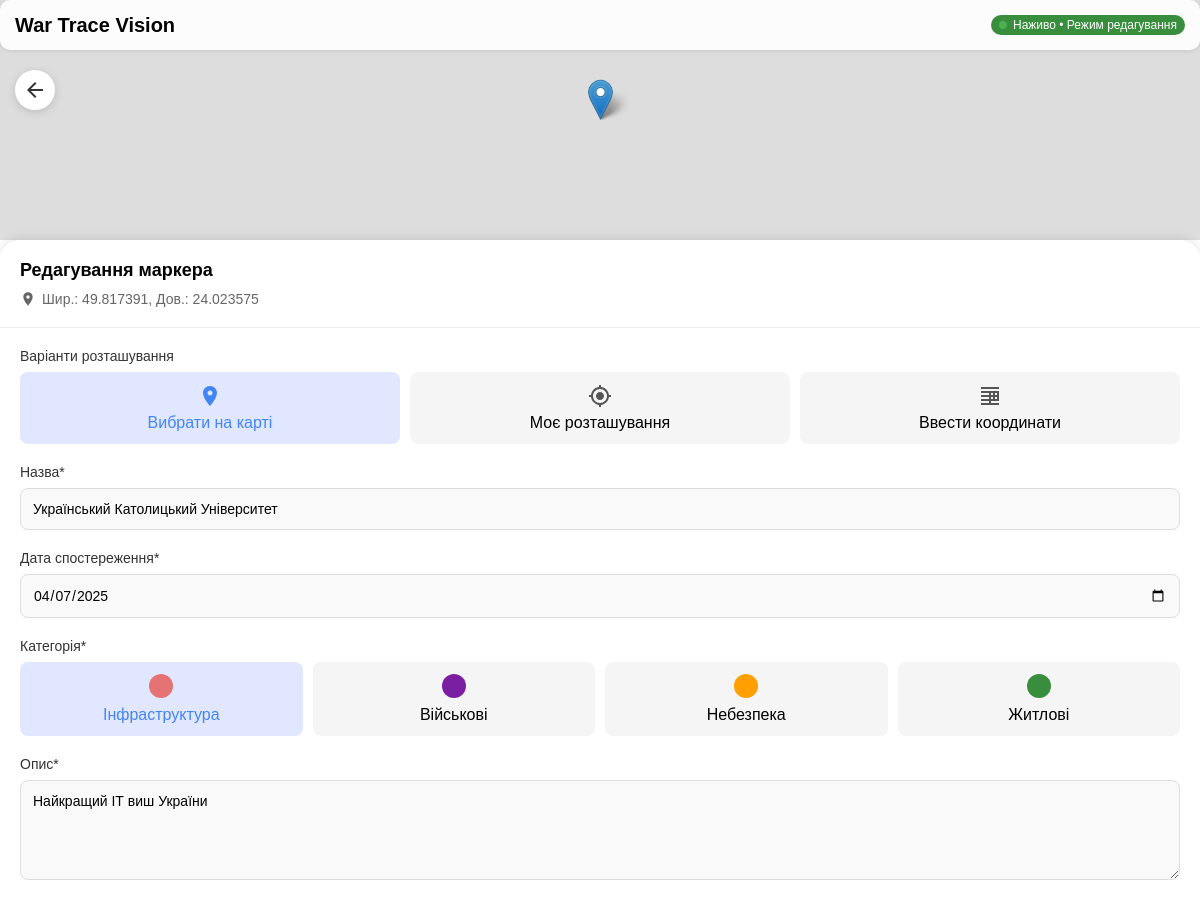
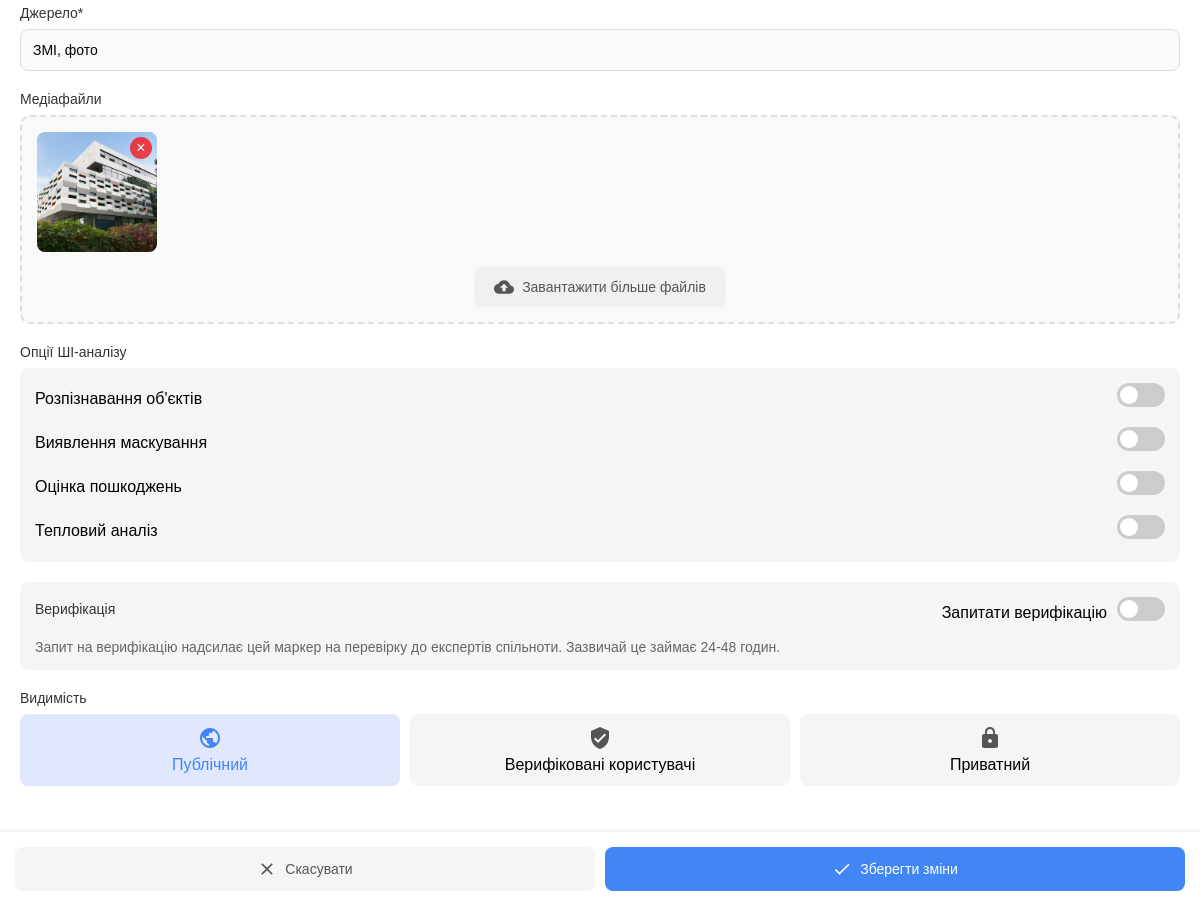
/content/marker/8/edit/ (signed in), run on an earlier commit of the app's database (2 pictures, top to bottom).
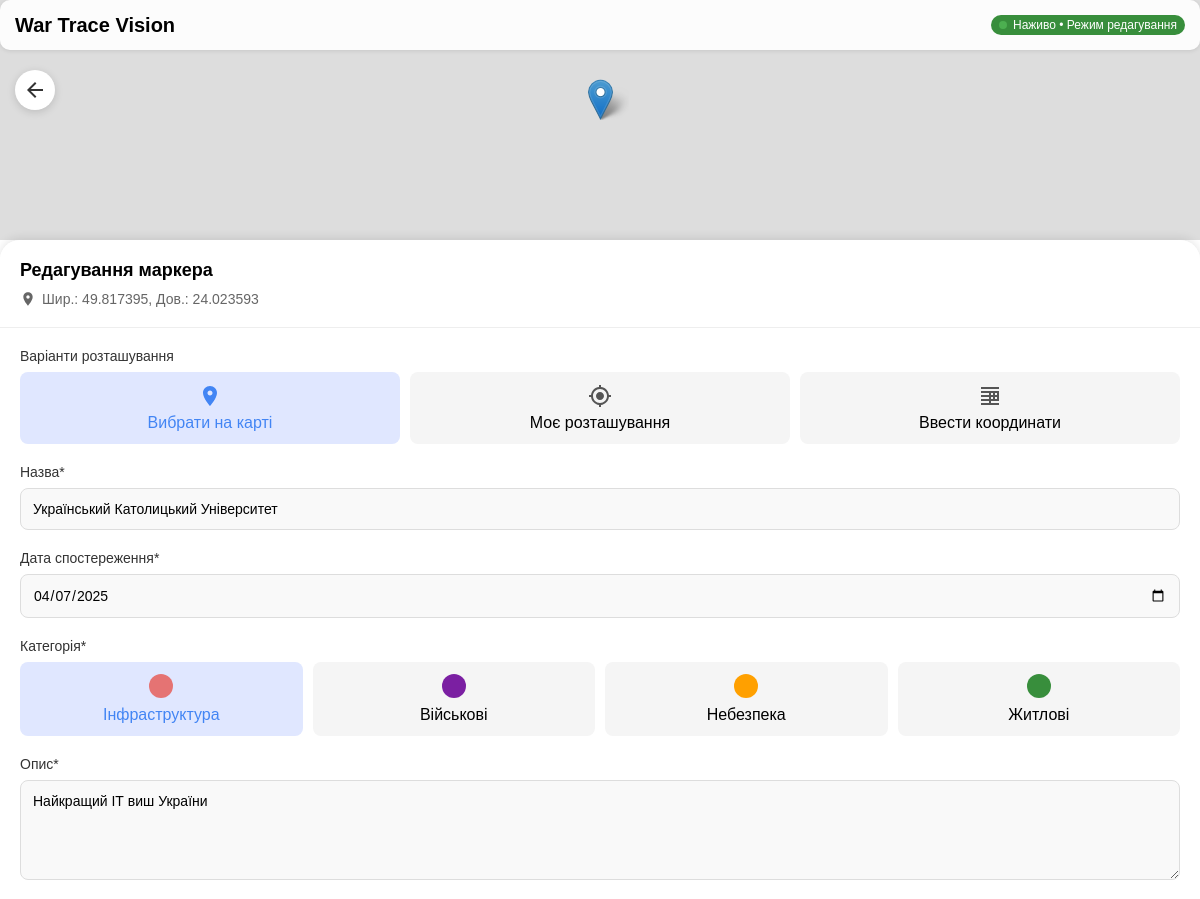
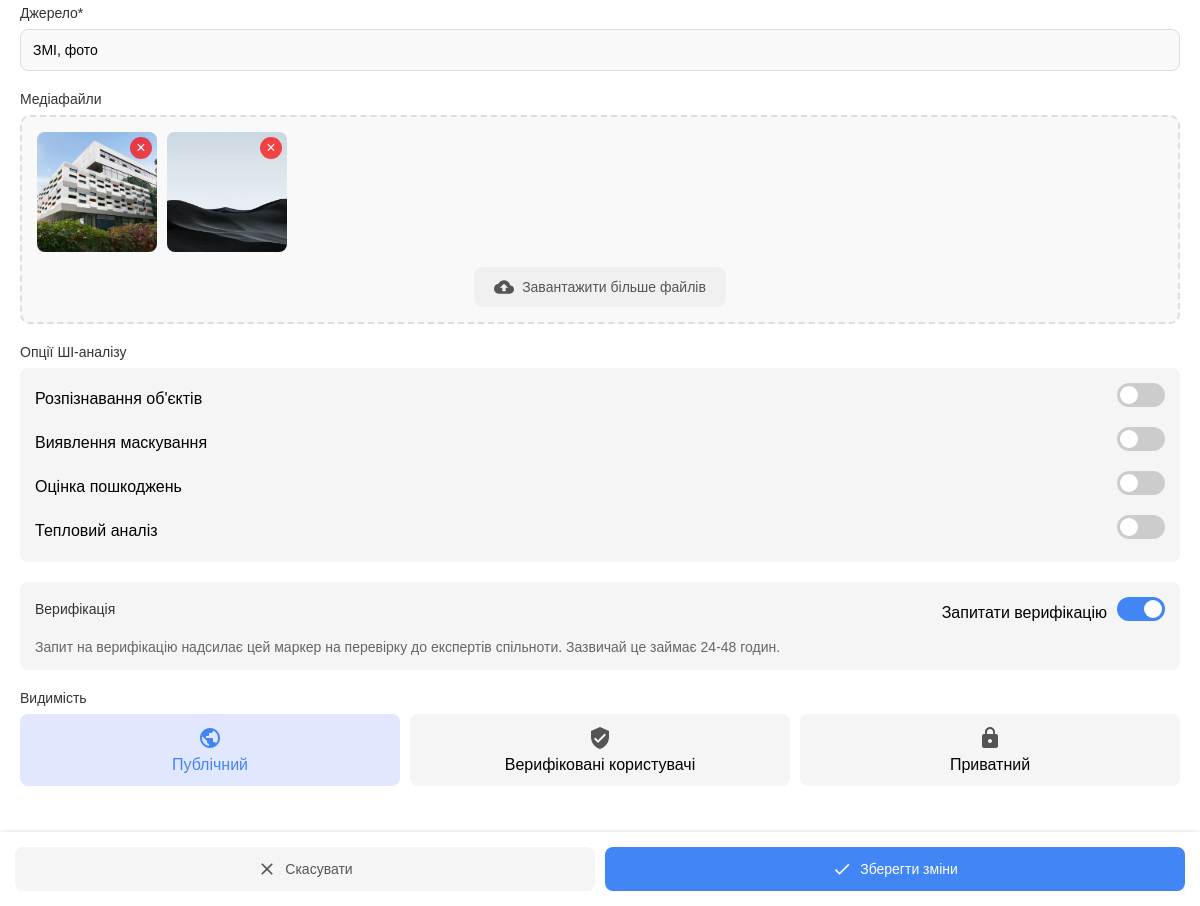
And on a later commit of the database (2 pictures, top to bottom).
### content/models.py (models this page shows, shortened)
class Marker(models.Model):
    CATEGORY_CHOICES = [
        ('military', 'Military'),
        ('infrastructure', 'Infrastructure'),
        ('residential', 'Residential'),
        ('hazard', 'Hazard'),
        ('other', 'Other'),
    ]
    VERIFICATION_CHOICES = [
        ('verified', 'Verified'),
        ('unverified', 'Unverified'),
        ('ai-detected', 'AI Detected'),
        ('disputed', 'Disputed'),
        ('pending', 'Pending'),
    ]
    VISIBILITY_CHOICES = [
        ('public', 'Public'),
        ('private', 'Private'),
        ('verified_only', 'Verified Users Only'),
    ]
    user = models.ForeignKey(User, on_delete=models.CASCADE, related_name='markers')
    title = models.CharField(max_length=100)
    description = models.TextField()
    latitude = models.FloatField(null=True)
    longitude = models.FloatField(null=True)
    date = models.DateField(default=timezone.now)
    created_at = models.DateTimeField(auto_now_add=True)
    updated_at = models.DateTimeField(auto_now=True)
    category = models.CharField(max_length=20, choices=CATEGORY_CHOICES, default='other')
    verification = models.CharField(max_length=20, choices=VERIFICATION_CHOICES, default='unverified')
    confidence = models.IntegerField(default=100)  # Stored as percentage 0-100
    source = models.CharField(max_length=255, blank=True)
    visibility = models.CharField(max_length=20, choices=VISIBILITY_CHOICES, default='public')
    object_detection = models.BooleanField(default=False)
    camouflage_detection = models.BooleanField(default=False)
    damage_assessment = models.BooleanField(default=False)
    thermal_analysis = models.BooleanField(default=False)
    request_verification = models.BooleanField(default=False)
    upvotes = models.ManyToManyField(User, related_name='marker_upvotes', blank=True)

class MarkerFile(models.Model):
    marker = models.ForeignKey(Marker, on_delete=models.CASCADE, related_name='files')
    file = models.FileField(upload_to='user_uploads/')
    uploaded_at = models.DateTimeField(auto_now_add=True)

### content/views.py (the view)
# urls.py: path('marker/<int:marker_id>/edit/', views.edit_marker_view, name='edit_marker'),
@login_required
def edit_marker_view(request, marker_id):
    marker = get_object_or_404(Marker, id=marker_id)
    if marker.user != request.user and not request.user.is_staff:
        return render(request, '403.html', status=403)
    return render(request, 'marker-edit.html', {'marker': marker})

### content/templates/marker-edit.html (shortened to what the changed rows need)
{% load static %}
<!DOCTYPE html>
<html lang="uk">
<head>
  <link rel="stylesheet" href="https://cdnjs.cloudflare.com/ajax/libs/leaflet/1.9.4/leaflet.min.css">
  <link rel="stylesheet" href="{% static 'css/map.css' %}">
  <link rel="stylesheet" href="{% static 'css/marker-create.css' %}">
</head>
<body>
  <div class="app-header">
    <h1>War Trace Vision</h1>
  </div>
  <div class="create-panel edit-panel">
    <div class="create-header edit-header">
      <h2>Редагування маркера</h2>
      <div class="marker-coordinates" id="selected-coordinates">
        <svg viewBox="0 0 24 24">
          <path d="M12 2C8.13 2 5 5.13 5 9c0 5.25 7 13 7 13s7-7.75 7-13c0-3.87-3.13-7-7-7zm0 9.5c-1.38 0-2.5-1.12-2.5-2.5s1.12-2.5 2.5-2.5 2.5 1.12 2.5 2.5-1.12 2.5-2.5 2.5z"/>
        </svg>
        <span>Шир.: {{ marker.latitude|floatformat:6 }}, Дов.: {{ marker.longitude|floatformat:6 }}</span>
      </div>
    </div>
    <div class="create-content edit-content">
      <form id="edit-marker-form" enctype="multipart/form-data">
        <div class="form-section">
          <label for="marker-title">Назва*</label>
          <input type="text" id="marker-title" name="title" placeholder="Введіть описову назву" value="{{ marker.title }}" required>
        </div>
        <div class="form-section">
          <label for="marker-date">Дата спостереження*</label>
          <input type="date" id="marker-date" name="date" value="{{ marker.date|date:'Y-m-d' }}" required>
        </div>
        <div class="form-section">
          <label for="marker-description">Опис*</label>
          <textarea id="marker-description" name="description" placeholder="Надайте детальну інформацію про те, що ви спостерігали" required>{{ marker.description }}</textarea>
        </div>
        <div class="form-section">
          <label for="marker-source">Джерело*</label>
          <input type="text" id="marker-source" name="source" placeholder="Опишіть, як ви отримали цю інформацію" value="{{ marker.source }}" required>
        </div>
        <div class="form-section media-upload-section">
          <div class="media-upload-container">
            <div class="media-preview-area" id="media-preview">
              {% for file in marker.files.all %}
              <div class="media-preview-item existing-media" data-id="{{ file.id }}">
                {% if file.file.url|slice:"-4:" == ".jpg" or file.file.url|slice:"-5:" == ".jpeg" or file.file.url|slice:"-4:" == ".png" or file.file.url|slice:"-4:" == ".gif" %}
                <img src="{{ file.file.url }}" alt="Медіафайл">
                {% else %}
                <video src="{{ file.file.url }}" controls></video>
                {% endif %}
                <div class="media-delete-btn" data-id="{{ file.id }}">×</div>
              </div>
              {% endfor %}
            </div>
          </div>
        </div>
        <div class="form-section verification-section">
          <div class="verification-header">
            <div class="verification-toggle">
              <label class="toggle-switch">
                <span class="toggle-slider"></span>
              </label>
            </div>
          </div>
        </div>
      </form>
    </div>
  </div>
</body>
</html>

What changed in the data, as far as the page shows it:
changed Marker "Український Католицький Університет": latitude "49.817391" → "49.817395"; longitude "24.023575" → "24.023593"
added MarkerFile: file (picture)
